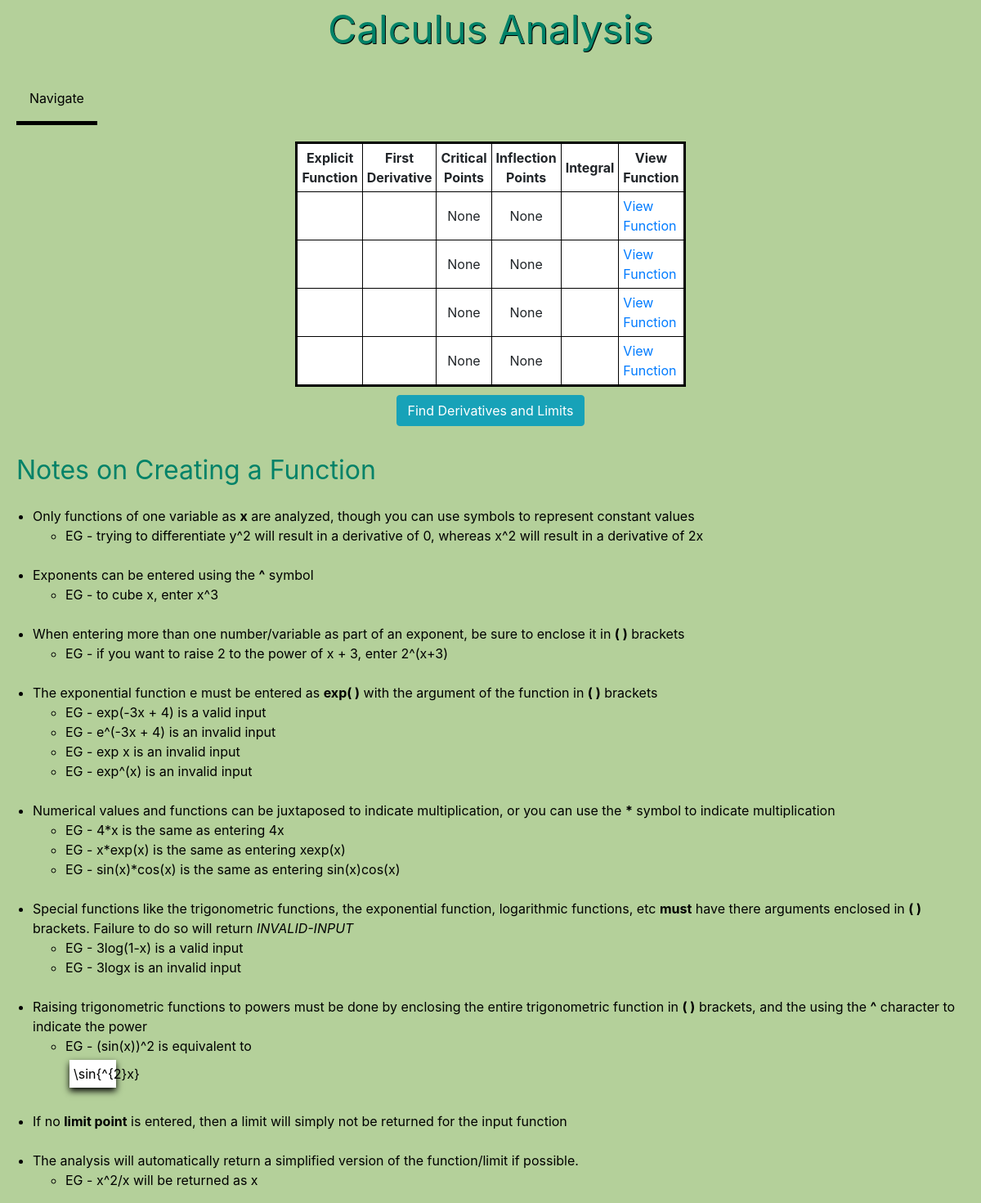
The app's page /calculus_tool/ (signed in) with its own data.
### calctool/models.py (models this page shows, shortened)
class Function(models.Model):
    equation = models.CharField(max_length=100)
    limit_point = models.CharField(max_length=10,blank=True)

### calctool/views.py (the view)
# urls.py: path('calculus_tool/',FunctionListView.as_view(),name='calculus_tool'),
class FunctionListView(ListView):
    model = Function
    template_name = 'calctool/calculus_tool.html'
    context_object_name = 'equations'

### calctool/templatetags/calctool_tags.py (called while the page is built)
@register.simple_tag
def latex_function(function):
    function = function.replace('^','**')
    for char in [chr(i) for i in range(48,58)]:
        function = function.replace('{}x'.format(char),'{}*x'.format(char))
        for f in ['sqrt','exp','ln','log','sin','cos','tan','sec','csc','cot','(']:
            function = function.replace('{}{}'.format(char,f),'{}*{}'.format(char,f))
            function = function.replace('x{}'.format(f),'x*{}'.format(f))
            function = function.replace('){}'.format(f),')*{}'.format(f))
    try:
        latex(sympy.simplify(function))
        validate = True
    except:
        validate = False
    if validate == True:
        return latex(sympy.simplify(function))
    else:
        return 'Invalid-Input'

@register.simple_tag
def derivative(function):
    function = function.replace('^','**')
    for char in [chr(i) for i in range(48,58)]:
        function = function.replace('{}x'.format(char),'{}*x'.format(char))
        for f in ['sqrt','exp','ln','log','sin','cos','tan','sec','csc','cot','(']:
            function = function.replace('{}{}'.format(char,f),'{}*{}'.format(char,f))
            function = function.replace('x{}'.format(f),'x*{}'.format(f))
            function = function.replace('){}'.format(f),')*{}'.format(f))
    try:
        sympy.diff(function,x)
        validate = True
    except:
        validate = False
    if validate == True:
        return(latex(sympy.diff(function,x)))
    else:
        return 'Invalid-Input'

@register.simple_tag
def integral(function):
    function = function.replace('^','**')
    for char in [chr(i) for i in range(48,58)]:
        function = function.replace('{}x'.format(char),'{}*x'.format(char))
        for f in ['sqrt','exp','ln','log','sin','cos','tan','sec','csc','cot','(']:
            function = function.replace('{}{}'.format(char,f),'{}*{}'.format(char,f))
            function = function.replace('x{}'.format(f),'x*{}'.format(f))
            function = function.replace('){}'.format(f),')*{}'.format(f))
    try:
        sympy.integrate(function,x)
        validate = True
    except:
        validate = False
    if validate == True:
        return(latex(sympy.integrate(function,x)))
    else:
        return 'Invalid-Input'

### calctool/templates/calctool/calculus_tool.html (shortened to what this page needs)
<!DOCTYPE html>
<html>
<html lang="en">
  <head>
    <link rel="stylesheet" href="https://maxcdn.bootstrapcdn.com/bootstrap/4.0.0/css/bootstrap.min.css">
  </head>
<body style="background-color:#b4d09a;">
<div class='title'><center>Calculus Analysis</center></div>
	<div class='subtitles' style='font-size:100%;'>
		<div class='dropdown'>
			<button class='dropbutton'>Navigate</button>
		</div>
	</div>
{% load calctool_tags %}
{% if request.user.is_superuser %}
<table style="background-color:#ffffff" width=30% align='center'>
	<tr>
		<th><center>Explicit Function</center></th>
		<th><center>First Derivative</center></th>
		<th><center>Critical Points</center></th>
		<th><center>Inflection Points</center></th>
		<th><center>Integral</center></th>
		<th><center>View Function</center></th>
	</tr>
	{% for f in equations %}
	<tr>
		<td>
		</td>
		<td>
		</td>
		{% critpoints f.equation as cps %}
		<td>
		<div lang="latex" align='center'>
		{{cps}}
		</div>
		</td>
		{% infpoints f.equation as ips %}
		<td>
		<div lang="latex" align='center'>
		{{ips}}
		</div>
		</td>
		<td>
		</td>
		<td><a href='{% url 'function-detail' f.id %}'>View Function</a></td>
	</tr>
	{% endfor %}
</table>
{% endif %}
<center><a class='btn btn-info' style='margin:10px;' href='{% url 'function-create' %}'>Find Derivatives and Limits</a></center>
<div class='subtitles'>Notes on Creating a Function</div>
		<ul class='lists'>
			<li>Only functions of one variable as <b>x</b> are analyzed, though you can use symbols to represent constant values</li>
				<ul class='lists'>
					<li>EG - trying to differentiate y^2 will result in a derivative of 0, whereas x^2 will result in a derivative
						of 2x</li>
				</ul>
			<br>
			<li>Exponents can be entered using the <b>^</b> symbol</li>
				<ul class='lists'>
					<li>EG - to cube x, enter x^3</li>
				</ul>
			<br>
			<li>When entering more than one number/variable as part of an exponent, be sure to enclose it in <b>( )</b> brackets</li>
				<ul class='lists'>
					<li>EG - if you want to raise 2 to the power of x + 3, enter 2^(x+3)</li>
				</ul>
			<br>
			<li>The exponential function e must be entered as <b>exp( )</b> with the argument of the function in <b>( )</b> brackets</li>
				<ul class='lists'>
					<li>EG - exp(-3x + 4) is a valid input</li>
					<li>EG - e^(-3x + 4) is an invalid input</li>
					<li>EG - exp x is an invalid input</li>
					<li>EG - exp^(x) is an invalid input</li>
				</ul>
			<br>
			<li>Numerical values and functions can be juxtaposed to indicate multiplication, or you can use the <b>*</b> symbol to indicate
				multiplication</li>
				<ul class='lists'>
					<li>EG - 4*x is the same as entering 4x</li>
					<li>EG - x*exp(x) is the same as entering xexp(x)</li>
					<li>EG - sin(x)*cos(x) is the same as entering sin(x)cos(x)</li>
				</ul>
			<br>
			<li>Special functions like the trigonometric functions, the exponential function, logarithmic functions, etc <b>must</b> have
				there arguments enclosed in <b>( )</b> brackets. Failure to do so will return <i>INVALID-INPUT</i> </li>
				<ul class='lists'>
					<li>EG - 3log(1-x) is a valid input</li>
					<li>EG - 3logx is an invalid input</li>
				</ul>
			<br>
			<li>Raising trigonometric functions to powers must be done by enclosing the entire trigonometric function in <b>( )</b>
				brackets, and the using the <b>^</b> character to indicate the power</li>
				<ul class='lists'>
					<li>EG - (sin(x))^2 is equivalent to </li>
						<div lang="latex" class='latstyle'>
							\sin{^{2}x}
						</div>
				</ul>
			<br>
			<li>If no <b>limit point</b> is entered, then a limit will simply not be returned for the input function</li>
			<br>
			<li>The analysis will automatically return a simplified version of the function/limit if possible.</li>
				<ul class='lists'>
					<li>EG - x^2/x will be returned as x</li>
				</ul>
		</ul>
</body>
</html>

### calctool/templates/calctool/calculus_tool.html (style rules this page uses)
.title { background-color:#b4d09a; color: #018268; font-size: 300%; text-shadow: 1px 1px 0px #000000; }
.subtitles { background-color:#b4d09a; color: #018268; font-size: 200%; margin:20px; }
.lists { color: #000000; font-size:100%; position: center; }
table { border: 3px solid black; }
th,tr,td { border: 1px solid black; padding: 5px; }
.dropbutton { background-color: #b4d09a; color: black; padding: 16px; font-size: 16px; border: none; cursor: pointer; }
.dropdown { position: relative; display: inline-block; border-bottom: 5px solid #000000; }
.latstyle { background-color: #ffffff; width: 57px; margin: 5px; padding: 5px; box-shadow: 0px 4px 8px #000000; align: center; }

### records on screen
Function: cps "None", ips "None"
Function: cps "None", ips "None"
Function: cps "None", ips "None"
Function: cps "None", ips "None"
